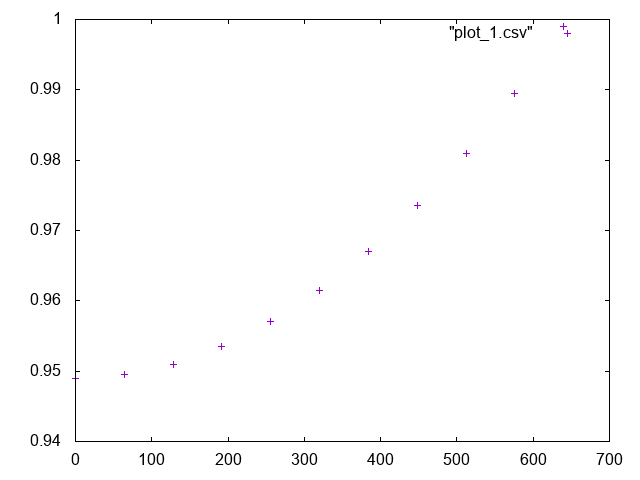

The gnuplot source for this figure:

      set terminal png
      set output "plot_1.png"
      plot "plot_1.csv"
    
